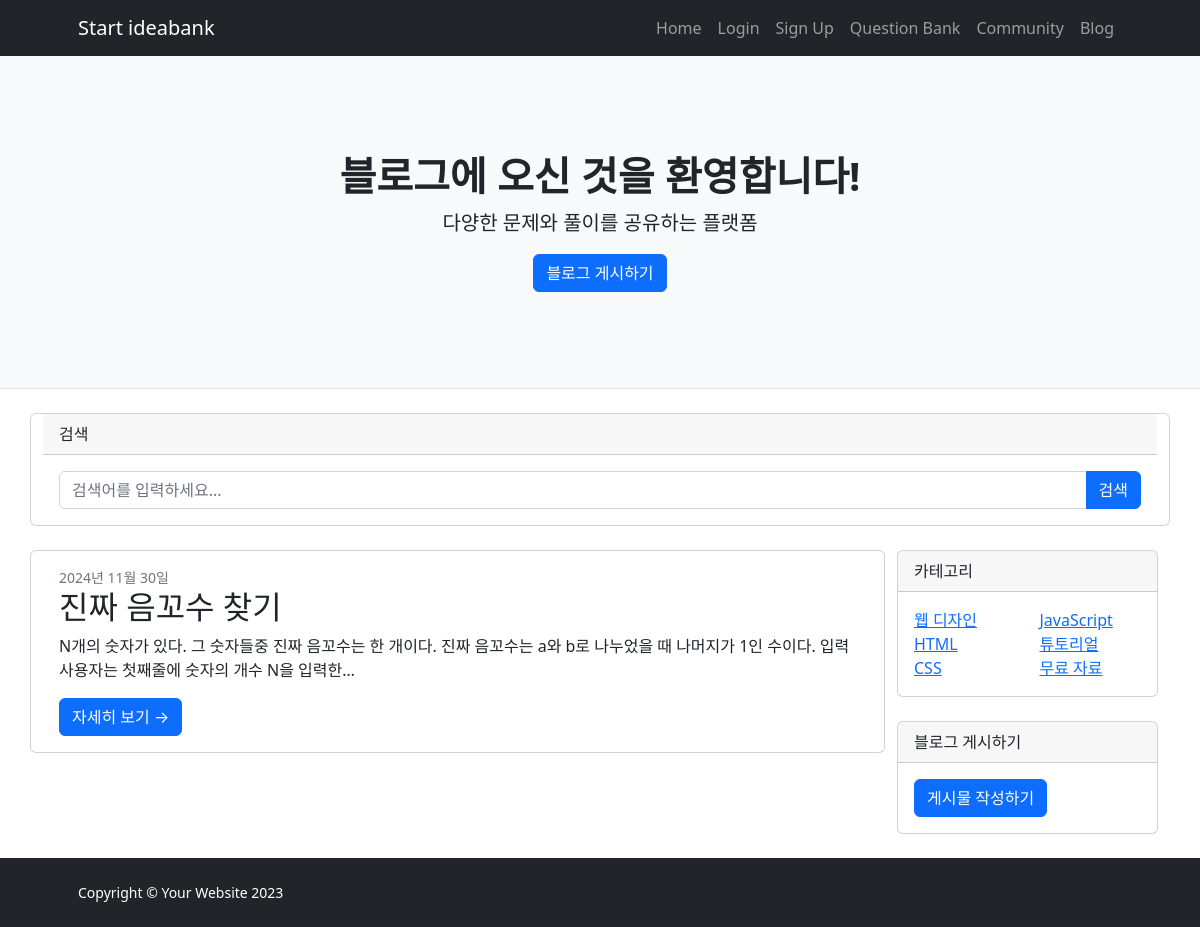
The app's page /blog-post/, older data.
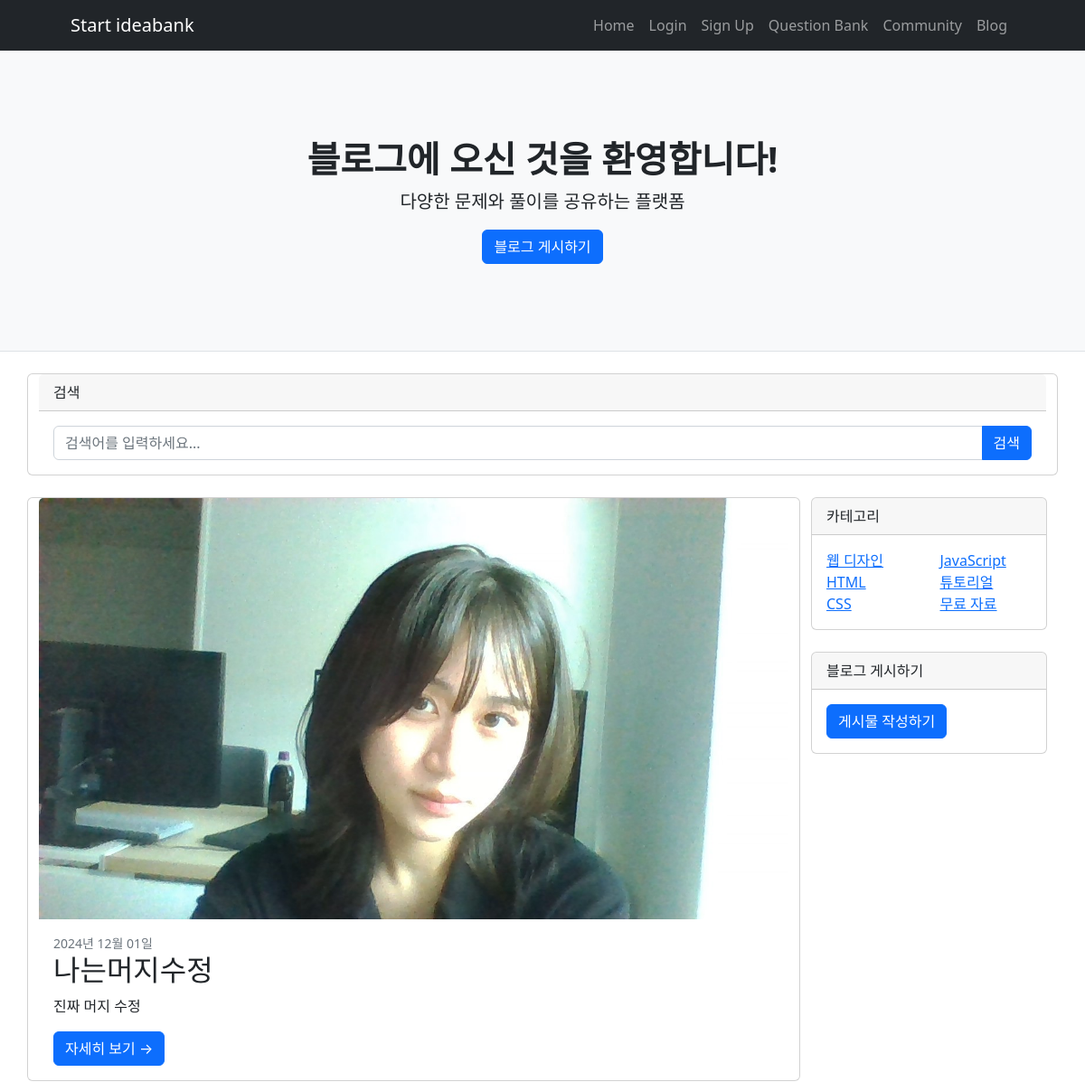
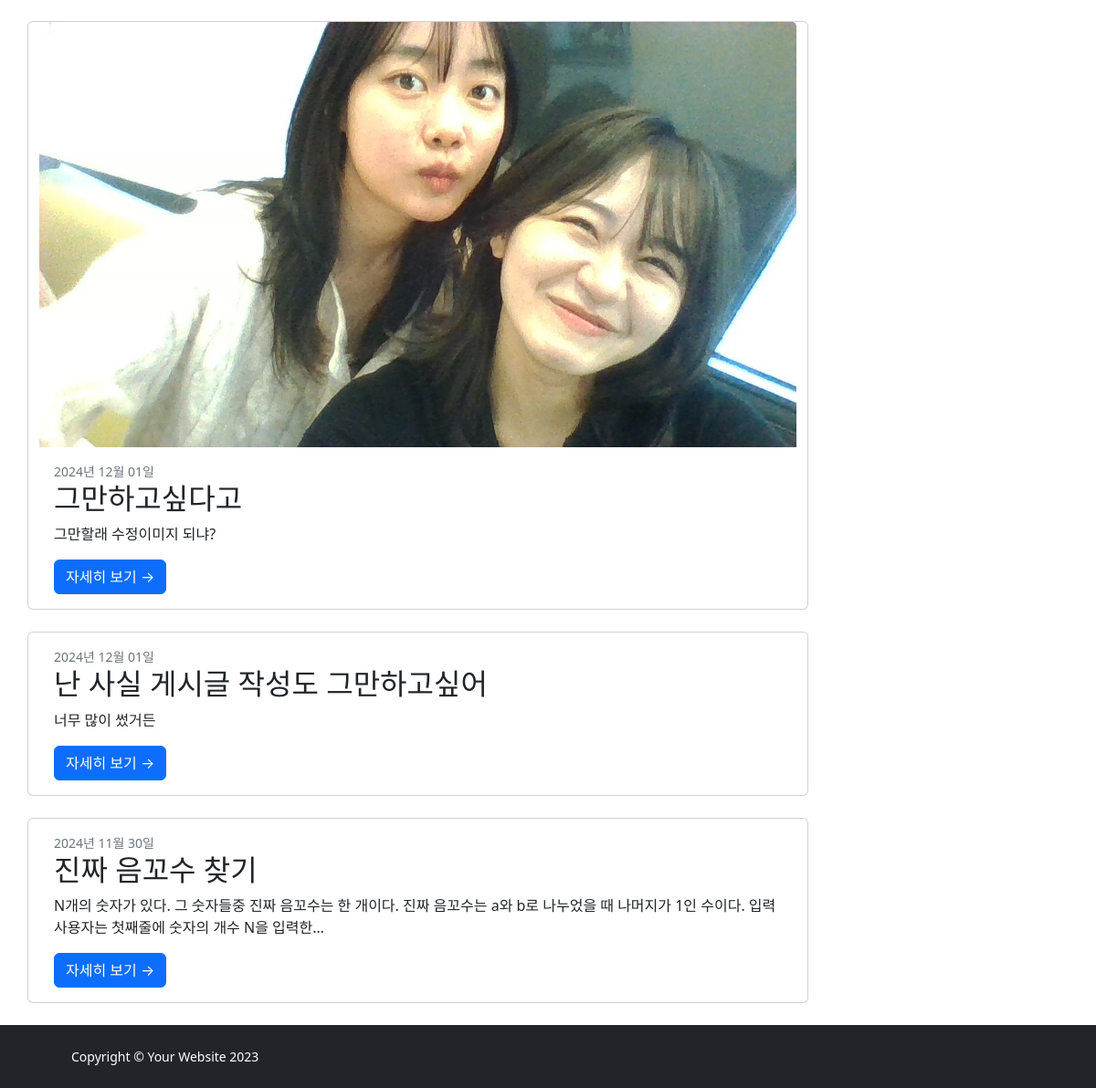
The same page, newer data (2 pictures, top to bottom).
### IBK_ossproject/models.py (models this page shows, shortened)
class BlogPost(models.Model):
    title = models.CharField(max_length=200)
    category = models.CharField(max_length=50)
    content = models.TextField()
    image = models.ImageField(upload_to='blog_images/', blank=True, null=True)
    author = models.ForeignKey(User, on_delete=models.CASCADE)
    created_at = models.DateTimeField(auto_now_add=True)

### IBK_ossproject/views.py (the view)
# urls.py: path('blog-post/', views.blog_post, name='blog_post'),  # 블로그 페이지
def blog_post(request):
    blog_posts = BlogPost.objects.all().order_by('-created_at')
    return render(request, 'blog-post.html', {'blog_posts': blog_posts})

### templates/blog-post.html (shortened to what this page needs)
{% extends 'base.html' %}
{% block content %}
    <header class="py-5 bg-light border-bottom mb-4">
        <div class="container">
            <div class="text-center my-5">
                <h1 id="header-title" class="fw-bolder editable" contenteditable="false">블로그에 오신 것을 환영합니다!</h1>
                <p id="header-description" class="lead mb-0 editable" contenteditable="false">다양한 문제와 풀이를 공유하는 플랫폼</p>
                <a id="header-button" href="{% url 'blog_creation' %}" class="btn btn-primary mt-3">블로그 게시하기</a>
            </div>
        </div>
    </header>
    <div class="container">
        <div class="row">
            <div class="card mb-4">
                <div class="card-header">검색</div>
                <div class="card-body">
                    <form method="GET" action="{% url 'blog_search' %}">
                        <div class="input-group">
                            <input class="form-control" type="text" name="q" placeholder="검색어를 입력하세요..." value="{{ query|default_if_none:'' }}">
                            <button class="btn btn-primary" type="submit">검색</button>
                        </div>
                    </form>
                </div>
            </div>
            <div class="col-lg-9">
                {% if query and query.strip %}
                    <div class="my-4">
                        <h4 class="fw-bold">검색 결과: "{{ query }}"</h4>
                        {% if blog_posts %}
                            <div class="row gx-5">
                                {% for blog in blog_posts %}
                                    <div class="col-lg-12 mb-4">
                                        <div class="card">
                                            {% if blog.image %}
                                                <img class="card-img-top" src="{{ blog.image.url }}" alt="{{ blog.title }}">
                                            {% endif %}
                                            <div class="card-body">
                                                <h5 class="card-title">{{ blog.title }}</h5>
                                                <p class="card-text">{{ blog.content|truncatechars:100 }}</p>
                                                <a href="{% url 'blog_detail' blog.pk %}" class="btn btn-primary">자세히 보기</a>
                                                {% if blog.author == user %}
                                                    <a href="{% url 'blog_edit' blog.pk %}" class="btn btn-warning">수정</a>
                                                {% endif %}
                                            </div>
                                        </div>
                                    </div>
                                {% endfor %}
                            </div>
                        {% else %}
                            <p>검색 결과가 없습니다.</p>
                        {% endif %}
                    </div>
                {% else %}
                    <div class="row">
                        {% for blog in blog_posts %}
                            <div class="card mb-4">
                                {% if blog.image %}
                                    <img class="card-img-top" src="{{ blog.image.url }}" alt="...">
                                {% endif %}
                                <div class="card-body">
                                    <div class="small text-muted">{{ blog.created_at|date:"Y년 m월 d일" }}</div>
                                    <h2 class="card-title">{{ blog.title }}</h2>
                                    <p class="card-text">{{ blog.content|truncatechars:100 }}</p>
                                    <a class="btn btn-primary" href="{% url 'blog_detail' blog.pk %}">자세히 보기 →</a>
                                </div>
                            </div>
                        {% empty %}
                            <p>게시글이 없습니다.</p>
                        {% endfor %}
                    </div>
                {% endif %}
            </div>
            <div class="col-lg-3">
                <div class="card mb-4">
                    <div class="card-header">카테고리</div>
                    <div class="card-body">
                        <div class="row">
                            <div class="col-sm-6">
                                <ul class="list-unstyled mb-0">
                                    <li><a href="#!">웹 디자인</a></li>
                                    <li><a href="#!">HTML</a></li>
                                    <li><a href="#!">CSS</a></li>
                                </ul>
                            </div>
                            <div class="col-sm-6">
                                <ul class="list-unstyled mb-0">
                                    <li><a href="#!">JavaScript</a></li>
                                    <li><a href="#!">튜토리얼</a></li>
                                    <li><a href="#!">무료 자료</a></li>
                                </ul>
                            </div>
                        </div>
                    </div>
                </div>
                <div class="card mb-4">
                    <div class="card-header">블로그 게시하기</div>
                    <div class="card-body">
                        <a href="{% url 'blog_creation' %}" class="btn btn-primary">게시물 작성하기</a>
                    </div>
                </div>
            </div>
        </div>
    </div>
{% endblock %}

### templates/base.html (shortened to what this page needs)
{% load static %}
<!DOCTYPE html>
<html lang="ko">
<head>
    <link href="https://cdn.jsdelivr.net/npm/bootstrap@5.2.3/dist/css/bootstrap.min.css" rel="stylesheet">
    <link href="{% static 'css/styles.css' %}" rel="stylesheet" />
</head>
<body class="d-flex flex-column h-100">
    <main class="flex-shrink-0">
        <nav class="navbar navbar-expand-lg navbar-dark bg-dark">
            <div class="container px-5">
                <a class="navbar-brand" href="{% url 'home' %}">Start ideabank</a>
                <div class="collapse navbar-collapse" id="navbarSupportedContent">
                    <ul class="navbar-nav ms-auto mb-2 mb-lg-0">
                        <li class="nav-item"><a class="nav-link" href="{% url 'home' %}">Home</a></li>
                        {% if user.is_authenticated %}
                            <li class="nav-item"><a class="nav-link" href="{% url 'logout' %}">Logout</a></li>
                            <li class="nav-item"><a class="nav-link" href="{% url 'profile_management' %}">Profile</a></li>
                        {% else %}
                            <li class="nav-item"><a class="nav-link" href="{% url 'login' %}">Login</a></li>
                            <li class="nav-item"><a class="nav-link" href="{% url 'signup' %}">Sign Up</a></li>
                        {% endif %}
                        <li class="nav-item"><a class="nav-link" href="{% url 'question_bank' %}">Question Bank</a></li>
                        <li class="nav-item"><a class="nav-link" href="{% url 'community' %}">Community</a></li>
                        <li class="nav-item"><a class="nav-link" href="{% url 'blog_post' %}">Blog</a></li>
                    </ul>
                </div>
            </div>
        </nav>
        {% block content %}{% endblock %}
    </main>
    <footer class="bg-dark py-4 mt-auto">
        <div class="container px-5">
            <div class="row align-items-center justify-content-between flex-column flex-sm-row">
                <div class="col-auto"><div class="small m-0 text-white">Copyright &copy; Your Website 2023</div></div>
            </div>
        </div>
    </footer>
</body>
</html>

Row changes from the older to the newer data that the page shows:
added BlogPost: image (picture), created_at "2024년 12월 01일", title "나는머지수정", content "진짜 머지 수정"
added BlogPost: image (picture), created_at "2024년 12월 01일", title "그만하고싶다고", content "그만할래 수정이미지 되냐?"
added BlogPost: created_at "2024년 12월 01일", title "난 사실 게시글 작성도 그만하고싶어", content "너무 많이 썼거든"
